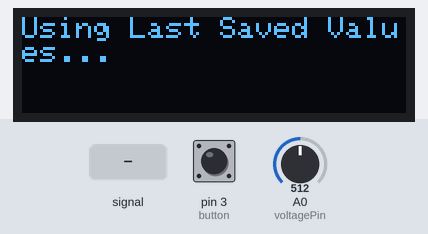
The sketch below on a simulated Arduino Uno, built with avr-gcc and run on an emulated ATmega328P. Parts: 128×32 one-colour display. Inputs (shaded band) come from the test bench; at power-on: pin 3 (button) LOW, A0 (voltagePin) = 512. EEPROM starts erased; what the sketch prints to the serial monitor is not drawn.

Above: at 1.1 s.
At 4.2 s:
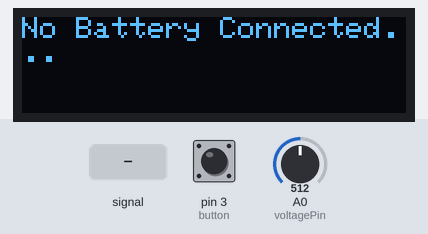
4.3 s: A0 (voltagePin) fed a 2 Hz sine of ±306 counts around its level
At 5.5 s:
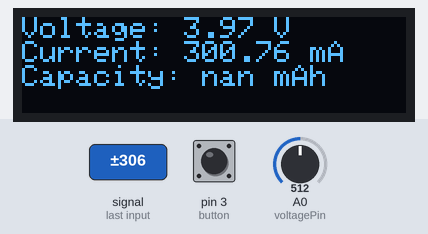
7.3 s: pin 3 (button) pulled HIGH for 0.15 s
10.4 s: pin 3 (button) pulled HIGH for 1 s
14.4 s: A0 (voltagePin) set to 716
At 14.4 s:
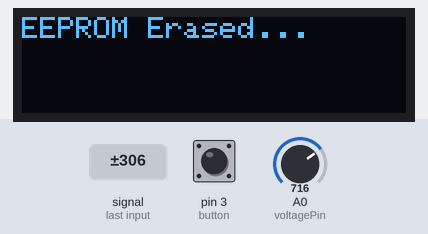
17.4 s: A0 (voltagePin) set to 790
18.9 s: A0 (voltagePin) set to 810
At 19.8 s:
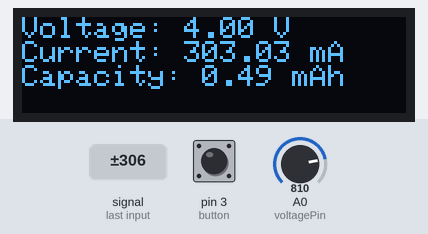
Timing chart, 0 to 21.9 s (numbered marks = the images above; inputs shaded):
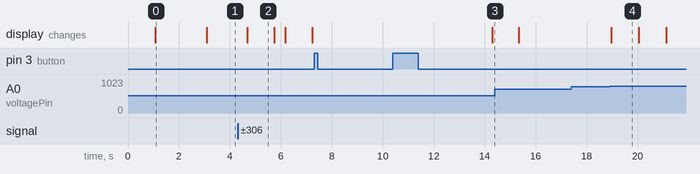

Measured:
- the behaviour switches between 799 and 800 on A0 (voltagePin) (found by bisection; images 3 and 4)
- after the input at 4.3 s, the display: changes after 0.37 s (image 2)
- after the input at 7.3 s, every drawn part: stays the same
- after the input at 17.4 s, every drawn part: stays the same
- after the input at 18.9 s, the display: changes after 0.06 s (image 4)
- what the display in image 0 shows lasts 2.0 s, from 1.1 s to 3.1 s
- what the display in image 2 shows lasts 1.0 s, from 4.7 s to 5.7 s

The sketch:

BatteryCapacityTester.ino
```cpp
#include <SPI.h>
#include <Wire.h>
#include <Adafruit_GFX.h>
#include <Adafruit_SSD1306.h>
#include <EEPROM.h>


struct savedData {
  float voltage;
  float current;
  float capacity;
};


#define SCREEN_WIDTH      128 // OLED display width, in pixels
#define SCREEN_HEIGHT     32 // OLED display height, in pixels
#define voltagePin        A0
#define currentPin        A1
#define OLED_RESET        4
#define button            3
#define connectionThresh  3.4
#define dischargeThresh   3.7


Adafruit_SSD1306 display(SCREEN_WIDTH, SCREEN_HEIGHT, &Wire, OLED_RESET);

float RL = 13.2;
float Dvoltage = 0.0;
float Dcurrent = 0.0;
float Dcapacity = 0.0;
unsigned long previousMillis = 0; // Previous time in ms
unsigned long millisPassed = 0;  // Current time in ms
bool button_pressed = false;


void setup(){
  Serial.begin(9600);
  attachInterrupt(digitalPinToInterrupt(button), eraseEEPROM, RISING);
  readEEPROM();


  if(!display.begin(SSD1306_SWITCHCAPVCC, 0x3C)) {
    Serial.println(F("SSD1306 allocation failed"));
    for(;;); // Don't proceed, loop forever
  }

  display.clearDisplay();
  display.setTextSize(1);
  display.setTextColor(WHITE);
  display.setCursor(0, 0);
  display.println("Battery Capacity Meter");
  display.display();
  delay(1000);

  display.clearDisplay();
  display.setTextSize(1);
  display.setTextColor(WHITE);
  display.setCursor(0, 0);
  display.println("Using Last Saved Values...");
  display.display();
  delay(2000);
}

void loop(){
  calculate();
}

bool check_battery_availability() {
  float voltage = 0.0;
  for (uint8_t i = 0; i < 100; i++) {
    voltage += analogRead(voltagePin) * 5/1000;
  }
  voltage /= 100;
  if (voltage > connectionThresh) {
    return true;
  } else {
    return false;
  }
}

bool check_battery_discharged() {
  float voltage = 0;
  for (uint8_t i = 0; i < 100; i++) {
    voltage += analogRead(voltagePin) * 5 /1000;
  }
  voltage = voltage / 100;
  if (voltage < dischargeThresh && voltage > connectionThresh) {
    return true;
  } else {
    return false;
  }
}


void eraseEEPROM(){
  Serial.println("Erasing EEPROM...");
  for (int i = 0 ; i < EEPROM.length() ; i++) {
    EEPROM.write(i, 0);
  }
  Serial.println("EEPROM erased...");
  Dcapacity = 0;
  button_pressed = true;
}

void readEEPROM(){
  Serial.println("Reading EEPROM...");
  int eepromStartAddress = 0;
  savedData storedData;
  EEPROM.get(eepromStartAddress, storedData);
  Dvoltage = storedData.voltage;
  Dcurrent = storedData.current;
  Dcapacity = storedData.capacity;
}

void save2EEPROM(savedData data){
  Serial.println("writing to EEPROM");
  int eepromStartAddress = 0;
  EEPROM.put(eepromStartAddress, data);
}


void calculate(){
  if (check_battery_availability()){
    if (!check_battery_discharged()){
      float voltage = 0;
      for (uint8_t i = 0; i<100; i++){
        voltage += analogRead(voltagePin)*5/1000;
      }
      millisPassed = millis() - previousMillis;
      Dvoltage = voltage/100;
      Dcurrent = Dvoltage*1000/RL;   //in mA
      Dcapacity = Dcapacity + Dcurrent * (millisPassed / 3600000.0);
      previousMillis = millis();
      Serial.print("Voltage: "); Serial.print(Dvoltage); Serial.println(" V");
      Serial.print("Current: "); Serial.print(Dcurrent); Serial.println(" mA");
      Serial.print("Capacity: "); Serial.print(Dcapacity); Serial.println(" mAh");

      display.clearDisplay();
      display.setTextSize(1);
      display.setTextColor(WHITE);
      display.setCursor(0, 0);
      display.print("Voltage: "); display.print(Dvoltage); display.println(" V");
      display.print("Current: "); display.print(Dcurrent); display.println(" mA");
      display.print("Capacity: "); display.print(Dcapacity); display.println(" mAh");
      display.display();
      delay (1000);
      savedData x;
      x.voltage = Dvoltage;
      x.current = Dcurrent;
      x.capacity = Dcapacity;
      save2EEPROM(x);
    } else {
      Serial.println("Battery fully Discharged...");
      readEEPROM();
      display.clearDisplay();
      display.setTextSize(1);
      display.setTextColor(WHITE);
      display.setCursor(0, 0);
      display.println("Battery Fully Discharged");
      display.print("Total Capacity: "); display.print(Dcapacity); display.println(" mAh");
      display.display();
    }
  } else {
    Serial.println("no battery connected...");
    display.clearDisplay();
    display.setTextSize(1);
    display.setTextColor(WHITE);
    display.setCursor(0, 0);
    display.println("No Battery Connected...");
    display.display();
  }

  if (button_pressed){
    button_pressed = false;
    display.clearDisplay();
    display.setTextSize(1);
    display.setTextColor(WHITE);
    display.setCursor(0, 0);
    display.println("EEPROM Erased...");
    display.display();
    delay(1000);
  }
}
```
